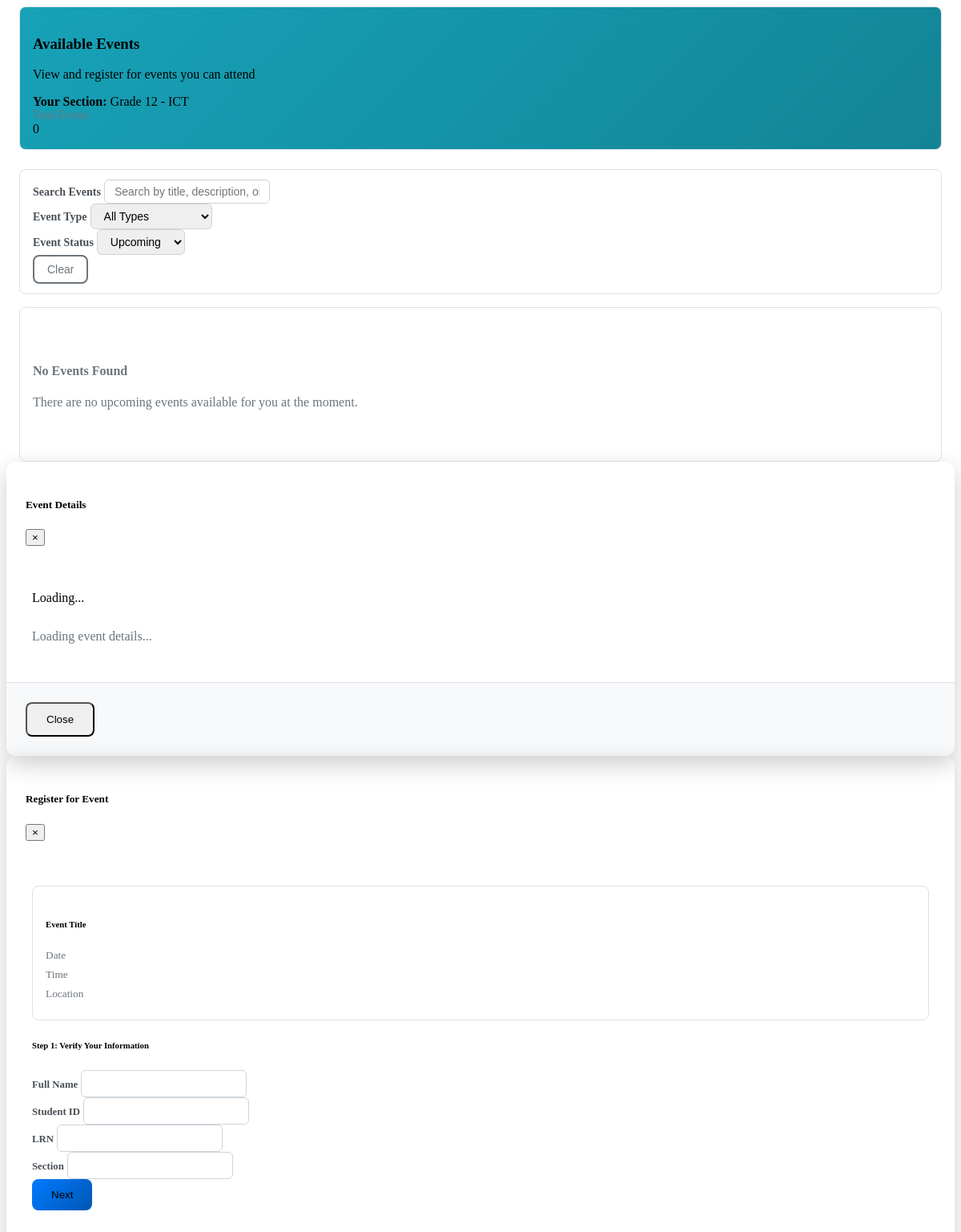
/includes/student/events.php (signed in), run on an earlier commit of the app's database.
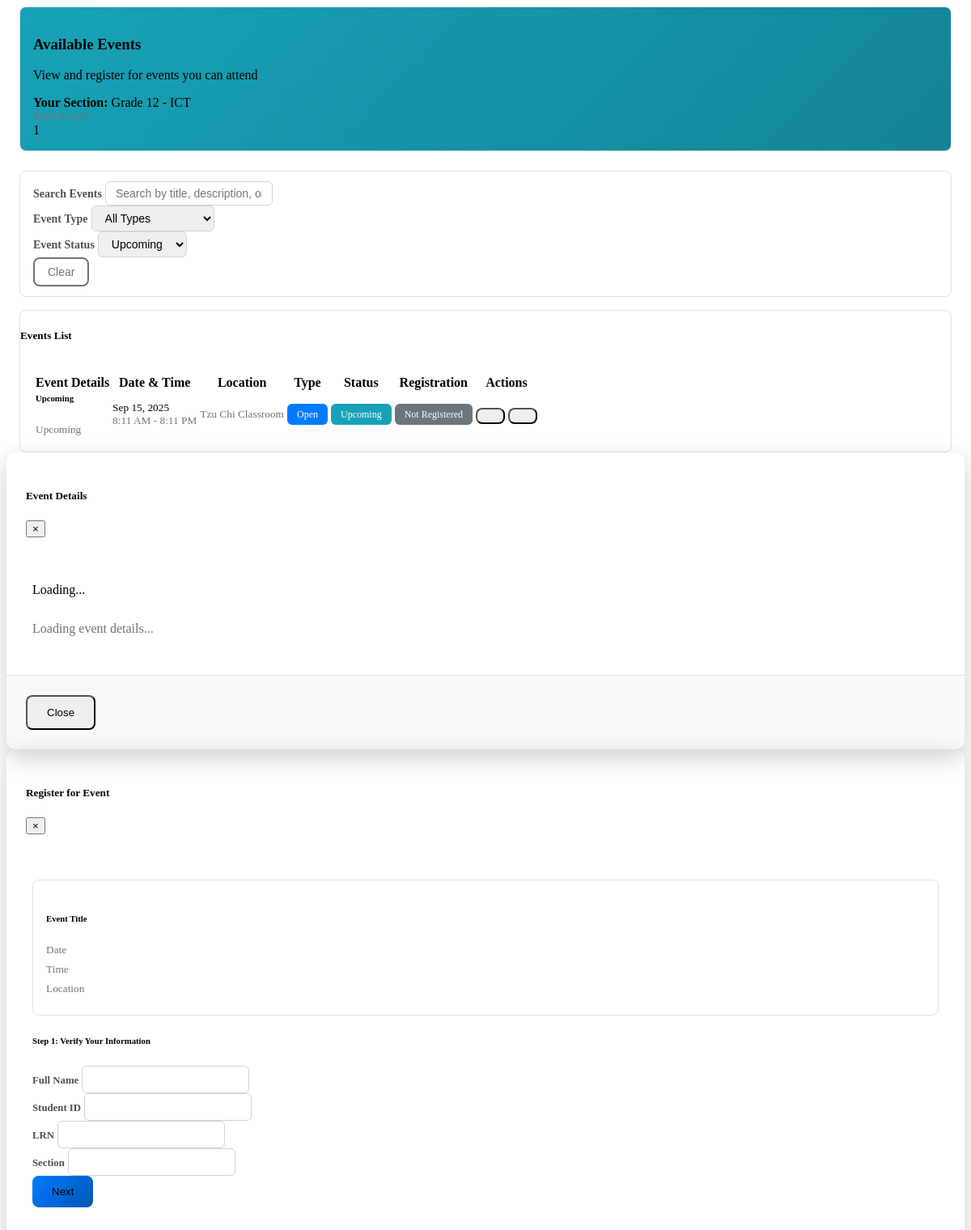
And on a later commit of the database.
### tables this page shows
CREATE TABLE `events` (
  `event_id` int(11) NOT NULL,
  `title` varchar(255) NOT NULL,
  `event_description` text DEFAULT NULL,
  `event_date` date NOT NULL,
  `start_time` time NOT NULL,
  `end_time` time NOT NULL,
  `location` varchar(255) NOT NULL,
  `event_type` enum('Open','Exclusive') DEFAULT 'Open',
  `event_status` enum('Upcoming','Ongoing','Finished') NOT NULL DEFAULT 'Upcoming',
  `created_at` timestamp NOT NULL DEFAULT current_timestamp(),
  `created_by` int(11) NOT NULL,
  `creator_role` varchar(20) NOT NULL,
  `updated_by` int(11) DEFAULT NULL,
  `updated_at` timestamp NOT NULL DEFAULT current_timestamp() ON UPDATE current_timestamp(),
  `abs_penalty` int(11) NOT NULL DEFAULT 0,
  `approval_status` enum('Pending','Approved','Rejected') NOT NULL DEFAULT 'Pending'
);

### includes/student/events.php (the view, shortened to what the changed rows need)
<?php
$con = getDatabaseConnection();
$student_id = $_SESSION['user_id'];
$student_section_query = "SELECT s.section_id, s.grade, s.section
                         FROM enrollment e
                         JOIN section s ON e.section_id = s.section_id
                         WHERE e.student_id = ? AND e.status = 'Active'";
$stmt = $con->prepare($student_section_query);
$stmt->bind_param("i", $student_id);
$stmt->execute();
$student_section = $stmt->get_result()->fetch_assoc();
$student_section_id = $student_section['section_id'] ?? null;
$events_query = "SELECT DISTINCT e.*,
                CASE
                    WHEN a.attendance_id IS NOT NULL THEN 'Registered'
                    ELSE 'Not Registered'
                END as registration_status
                FROM events e
                LEFT JOIN event_section es ON e.event_id = es.event_id
                LEFT JOIN attendance a ON e.event_id = a.event_id AND a.student_id = ?
                WHERE e.approval_status = 'Approved'
                AND (e.event_type = 'Open' OR (e.event_type = 'Exclusive' AND es.section_id = ?))
                ORDER BY e.event_date DESC, e.start_time DESC";
$stmt = $con->prepare($events_query);
$stmt->bind_param("ii", $student_id, $student_section_id);
$stmt->execute();
$events = $stmt->get_result()->fetch_all(MYSQLI_ASSOC);
$type_filter = $_GET['type'] ?? '';
$status_filter = $_GET['status'] ?? 'Upcoming';
$search = $_GET['search'] ?? '';
$filtered_events = $events;
if ($status_filter) {
    $filtered_events = array_filter($filtered_events, function($event) use ($status_filter) {
        return $event['event_status'] === $status_filter;
    });
}
?>
<div class="container-fluid px-3">
    <div class="row mb-4">
        <div class="col-12">
            <div class="card shadow-sm border-0" style="background: linear-gradient(135deg, #17a2b8 0%, #138496 100%);">
                <div class="card-body py-4">
                    <div class="row align-items-center">
                        <div class="col-md-4 text-md-right mt-3 mt-md-0">
                            <div class="bg-white rounded-lg p-3 shadow-sm d-inline-block">
                                <div class="text-center">
                                    <div class="text-muted small mb-1">Total Events</div>
                                    <div class="h4 text-info mb-0 font-weight-bold"><?php echo count($filtered_events); ?></div>
                                </div>
                            </div>
                        </div>
                    </div>
                </div>
            </div>
        </div>
    </div>
    <div id="eventsContainer">
        <?php if (empty($filtered_events)): ?>
            <div class="card shadow-sm">
                <div class="card-body text-center py-5">
                    <h4 class="mt-3 text-muted">No Events Found</h4>
                    <p class="text-muted">
                        <?php if ($search || $type_filter || $status_filter !== 'Upcoming'): ?>
                            No events match your current filters. Try adjusting your search criteria.
                        <?php else: ?>
                            There are no upcoming events available for you at the moment.
                        <?php endif; ?>
                    </p>
                </div>
            </div>
        <?php else: ?>
            <div class="card shadow-sm">
                <div class="card-header bg-info text-white">
                    <h5 class="mb-0">
                        Events List
                    </h5>
                </div>
                <div class="card-body p-0">
                    <div class="table-responsive">
                        <table class="table table-hover mb-0">
                            <thead class="thead-light">
                                <tr>
                                    <th class="border-0">Event Details</th>
                                    <th class="border-0">Date & Time</th>
                                    <th class="border-0">Location</th>
                                    <th class="border-0">Type</th>
                                    <th class="border-0">Status</th>
                                    <th class="border-0">Registration</th>
                                    <th class="border-0 text-center">Actions</th>
                                </tr>
                            </thead>
                            <tbody>
                                <?php foreach ($filtered_events as $event): ?>
                                    <tr class="border-bottom">
                                        <td class="align-middle">
                                            <div>
                                                <h6 class="mb-1 text-dark"><?php echo htmlspecialchars($event['title']); ?></h6>
                                                <small class="text-muted">
                                                    <?php echo htmlspecialchars(substr($event['event_description'], 0, 80)); ?>
                                                </small>
                                            </div>
                                        </td>
                                        <td class="align-middle">
                                            <div>
                                                <div class="d-flex align-items-center mb-1">
                                                    <small class="text-dark"><?php echo date('M j, Y', strtotime($event['event_date'])); ?></small>
                                                </div>
                                                <div class="d-flex align-items-center">
                                                    <small class="text-muted"><?php echo date('g:i A', strtotime($event['start_time'])); ?> - <?php echo date('g:i A', strtotime($event['end_time'])); ?></small>
                                                </div>
                                            </div>
                                        </td>
                                        <td class="align-middle">
                                            <div class="d-flex align-items-center">
                                                <small class="text-muted"><?php echo htmlspecialchars($event['location']); ?></small>
                                            </div>
                                        </td>
                                        <td class="align-middle">
                                            <span class="badge <?php echo $event['event_type'] === 'Exclusive' ? 'badge-danger' : 'badge-primary'; ?>">
                                                <?php echo htmlspecialchars($event['event_type']); ?>
                                            </span>
                                        </td>
                                        <td class="align-middle">
                                            <span class="badge <?php echo $event['event_status'] === 'Upcoming' ? 'badge-info' : ($event['event_status'] === 'Ongoing' ? 'badge-success' : 'badge-secondary'); ?>">
                                                <?php echo htmlspecialchars($event['event_status']); ?>
                                            </span>
                                        </td>
                                        <td class="align-middle">
                                            <span class="badge badge-<?php echo $event['registration_status'] === 'Registered' ? 'success' : 'secondary'; ?>">
                                                <?php echo $event['registration_status']; ?>
                                            </span>
                                        </td>
                                        <td class="align-middle text-center">
                                            <div class="btn-group" role="group">
                                                <button type="button" class="btn btn-sm btn-outline-info" onclick="viewEventDetails(<?php echo $event['event_id']; ?>)" title="View Details">
                                                </button>
                                                <?php if ($event['event_status'] === 'Upcoming'): ?>
                                                    <button type="button" class="btn btn-sm btn-info" onclick="registerForEvent(<?php echo $event['event_id']; ?>)" title="Register for Event">
                                                    </button>
                                                <?php elseif ($event['registration_status'] === 'Registered' && $event['event_status'] === 'Ongoing'): ?>
                                                    <button type="button" class="btn btn-sm btn-warning" onclick="checkInEvent(<?php echo $event['event_id']; ?>)" title="Check In to Event">
                                                        <i class="bx bx-qr-scan"></i>
                                                    </button>
                                                <?php elseif ($event['event_status'] === 'Finished'): ?>
                                                    <button type="button" class="btn btn-sm btn-outline-secondary" disabled title="Event Finished">
                                                        <i class="bx bx-calendar-check"></i>
                                                    </button>
                                                <?php else: ?>
                                                    <button type="button" class="btn btn-sm btn-outline-secondary" disabled title="Registration Not Available">
                                                        <i class="bx bx-time"></i>
                                                    </button>
                                                <?php endif; ?>
                                            </div>
                                        </td>
                                    </tr>
                                <?php endforeach; ?>
                            </tbody>
                        </table>
                    </div>
                </div>
            </div>
        <?php endif; ?>
    </div>
</div>
<link rel="stylesheet" href="/eam_system_v0.1.1/assets/css/student_events.css">

What changed in the data, as far as the page shows it:
added events: title "Upcoming", event_description "Upcoming", event_date "Sep 15, 2025", start_time "8:11 AM", end_time "8:11 PM", location "Tzu Chi Classroom", event_type "Open", event_status "Upcoming", registration_status "Not Registered"
Also different on the page:
count($filtered_events): "0" → "1"
text no longer shown: "No Events Found There are no upcoming events available for you at the moment."
text now shown: "Events List Event Details Date & Time Location Type Status Registration Actions"
